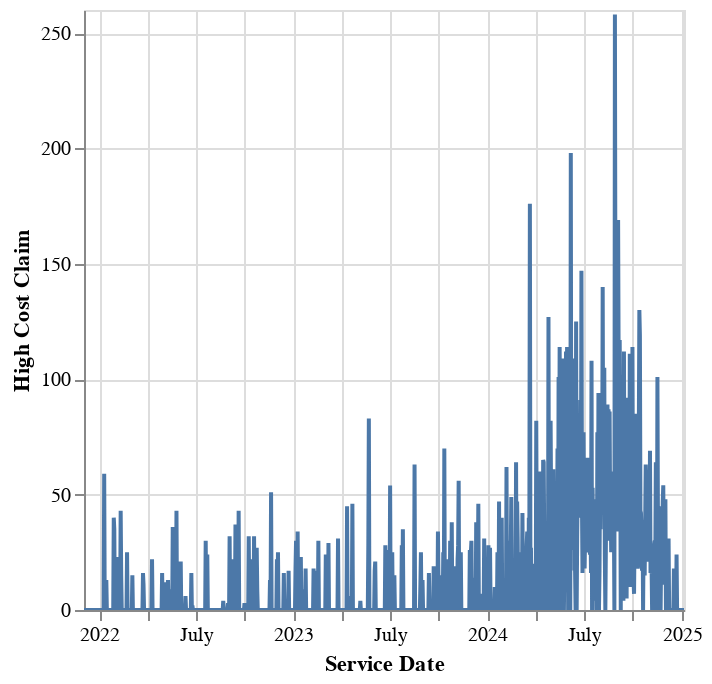

Notebook cell for this chart:
### Code cell
time_claim = df.select("Service Date", "High Cost Claim")
time_claim.with_columns(time_claim["Service Date"].cast(pl.Date)).sort("Service Date")
time_claim = time_claim.group_by("Service Date").agg(pl.sum("High Cost Claim").alias("High Cost Claim"))
time_claim.plot.line("Service Date", "High Cost Claim")

### Figure 1 — Vega specification as saved in the notebook (floating-point values rounded to 4 significant figures; data arrays with more than 128 entries replaced by an {"elided": "..."} marker saying what was removed)
{"$schema": "https://vega.github.io/schema/vega/v5.json", "data": [{"name": "param_4_store"}, {"name": "source_0", "values": {"elided": "1130 records"}, "transform": [{"type": "formula", "expr": "toDate(datum['Service Date'])", "as": "Service Date"}]}, {"name": "source_0_y_domain_High Cost Claim", "values": [{"min": 0, "max": 258}]}], "signals": [{"name": "unit", "value": {}, "on": [{"events": "pointermove", "update": "isTuple(group()) ? group() : unit"}]}, {"name": "param_4", "update": "vlSelectionResolve(\"param_4_store\", \"union\")"}, {"name": "param_4_Service_Date", "on": [{"events": [{"source": "view", "type": "dblclick"}], "update": "null"}, {"events": {"signal": "param_4_translate_delta"}, "update": "panLinear(param_4_translate_anchor.extent_x, -param_4_translate_delta.x / width)"}, {"events": {"signal": "param_4_zoom_delta"}, "update": "zoomLinear(domain(\"x\"), param_4_zoom_anchor.x, param_4_zoom_delta)"}]}, {"name": "param_4_High_Cost_Claim", "on": [{"events": [{"source": "view", "type": "dblclick"}], "update": "null"}, {"events": {"signal": "param_4_translate_delta"}, "update": "panLinear(param_4_translate_anchor.extent_y, param_4_translate_delta.y / height)"}, {"events": {"signal": "param_4_zoom_delta"}, "update": "zoomLinear(domain(\"y\"), param_4_zoom_anchor.y, param_4_zoom_delta)"}]}, {"name": "param_4_tuple", "on": [{"events": [{"signal": "param_4_Service_Date || param_4_High_Cost_Claim"}], "update": "param_4_Service_Date && param_4_High_Cost_Claim ? {unit: \"\", fields: param_4_tuple_fields, values: [param_4_Service_Date,param_4_High_Cost_Claim]} : null"}]}, {"name": "param_4_tuple_fields", "value": [{"field": "Service Date", "channel": "x", "type": "R"}, {"field": "High Cost Claim", "channel": "y", "type": "R"}]}, {"name": "param_4_translate_anchor", "value": {}, "on": [{"events": [{"source": "scope", "type": "pointerdown"}], "update": "{x: x(unit), y: y(unit), extent_x: domain(\"x\"), extent_y: domain(\"y\")}"}]}, {"name": "param_4_translate_delta", "value": {}, "on": [{"events": [{"source": "window", "between": [{"source": "scope", "type": "pointerdown"}, {"source": "window", "type": "pointerup"}], "type": "pointermove", "consume": true}], "update": "{x: param_4_translate_anchor.x - x(unit), y: param_4_translate_anchor.y - y(unit)}"}]}, {"name": "param_4_zoom_anchor", "on": [{"events": [{"source": "scope", "type": "wheel", "consume": true}], "update": "{x: invert(\"x\", x(unit)), y: invert(\"y\", y(unit))}"}]}, {"name": "param_4_zoom_delta", "on": [{"events": [{"source": "scope", "consume": true, "type": "wheel"}], "update": "pow(1.001, event.deltaY * pow(16, event.deltaMode))", "force": true}]}, {"name": "param_4_modify", "on": [{"events": {"signal": "param_4_tuple"}, "update": "modify(\"param_4_store\", param_4_tuple, true)"}]}], "marks": [{"type": "line", "name": "marks", "from": {"data": "source_0"}, "sort": {"field": "x"}, "encode": {"update": {"x": {"field": "Service Date", "scale": "x"}, "tooltip": {"signal": "{\"Service Date\": timeFormat(datum[\"Service Date\"], '%b %d, %Y'), \"High Cost Claim\": format(datum[\"High Cost Claim\"], \"\")}"}, "defined": {"signal": "isValid(datum[\"Service Date\"]) && isFinite(+datum[\"Service Date\"]) && isValid(datum[\"High Cost Claim\"]) && isFinite(+datum[\"High Cost Claim\"])"}, "stroke": {"value": "#4c78a8"}, "y": {"field": "High Cost Claim", "scale": "y"}}}, "interactive": true, "clip": true, "style": ["line"]}], "scales": [{"name": "x", "type": "time", "domain": {"data": "source_0", "field": "Service Date"}, "range": [0, {"signal": "width"}], "domainRaw": {"signal": "param_4[\"Service Date\"]"}}, {"name": "y", "type": "linear", "domain": [{"signal": "(data(\"source_0_y_domain_High Cost Claim\")[0] || {}).min"}, {"signal": "(data(\"source_0_y_domain_High Cost Claim\")[0] || {}).max"}], "range": [{"signal": "height"}, 0], "zero": true, "nice": true, "domainRaw": {"signal": "param_4[\"High Cost Claim\"]"}}], "axes": [{"scale": "x", "orient": "bottom", "gridScale": "y", "grid": true, "domain": false, "aria": false, "maxExtent": 0, "minExtent": 0, "tickCount": {"signal": "ceil(width/40)"}, "ticks": false, "labels": false, "zindex": 0}, {"scale": "y", "aria": false, "gridScale": "x", "maxExtent": 0, "zindex": 0, "domain": false, "ticks": false, "grid": true, "orient": "left", "tickCount": {"signal": "ceil(height/40)"}, "labels": false, "minExtent": 0}, {"scale": "x", "title": "Service Date", "grid": false, "labelFlush": true, "labelOverlap": true, "tickCount": {"signal": "ceil(width/40)"}, "zindex": 0, "orient": "bottom"}, {"scale": "y", "labelOverlap": true, "zindex": 0, "grid": false, "tickCount": {"signal": "ceil(height/40)"}, "orient": "left", "title": "High Cost Claim"}], "background": "white", "width": 300, "style": "cell", "height": 300, "padding": 5}
